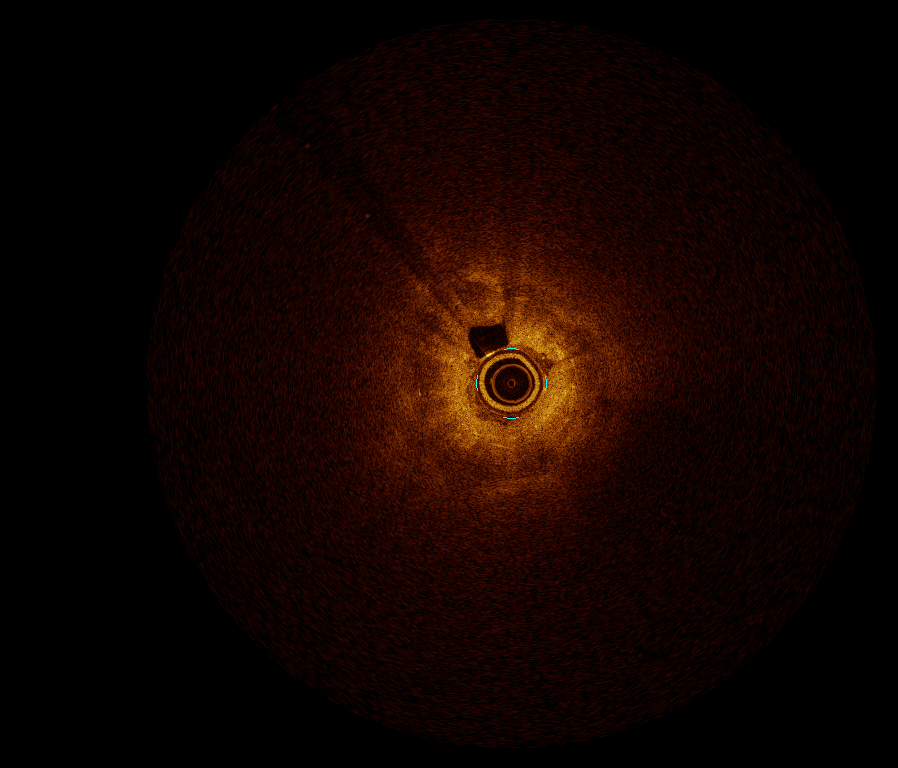
#> input picture DataImage/1/1.png, 898 x 768 px, found by its file name
$ python origin.py
#> lines starting #> are read from the running program, lines starting #| are printed output that depends on the picture
'''
将图像通过极坐标转为横向的算法
'''
import numpy as np
import math
import cv2

# ----- 全局参数
# PAI值
PI = math.pi
# 设置输入图像固定尺寸（必要）
HEIGHT, WIDTH = 898,768
# 输入图像圆的半径，一般是宽高一半
CIRCLE_RADIUS = int(365)
# 圆心坐标
CIRCLE_CENTER = [511, 383]
# 极坐标转换后图像的高，可自己设置
LINE_HEIGHT = int(CIRCLE_RADIUS)
# 极坐标转换后图像的宽，一般是原来圆形的周长
LINE_WIDTH = int(CIRCLE_RADIUS * PI)#貌似不能*2


# ----- 将圆环变为矩形
def create_line_image(img):
    # 建立展开后的图像
    line_image = np.zeros((LINE_HEIGHT, LINE_WIDTH, 3), dtype=np.uint8)
    # 按照圆的极坐标赋值
    for row in range(line_image.shape[0]):
        for col in range(line_image.shape[1]):
            # 角度，最后的-0.1是用于优化结果，可以自行调整
            theta = PI * 2 / LINE_WIDTH * (col + 1)
            # 半径，减1防止超界
            rho = CIRCLE_RADIUS - row-1

            x = int(CIRCLE_CENTER[0] + rho * math.cos(theta) + 0.0)
            y = int(CIRCLE_CENTER[1] - rho * math.sin(theta) + 0.0)

            # 检查坐标是否在图像内
            #if 0 <= x < img.shape[1] and 0 <= y < img.shape[0]:
            line_image[row, col, :] = img[y, x, :]
    # 如果想改变输出图像方向，旋转就行了
    # line_image = cv2.rotate(line_image, cv2.ROTATE_90_CLOCKWISE)
    return line_image


# ----- 主程序
def main(imgpath):
    # 读取图像
#> called with imgpath = './DataImage/3/1.png'
    image_path = imgpath
    img = cv2.imread(image_path)
#> img is the input picture: shape (768, 898, 3); mean B, G, R 0.3, 4.1, 17.6
    if img is None:
        print("please check image path")
        return
    # 图像重置为固定大小
    #img = cv2.resize(img, (HEIGHT, WIDTH))
    print(img.shape)
#| (768, 898, 3)

    # 展示原图
    cv2.imshow("src", img)
    output = create_line_image(img)
#> after the loop in create_line_image, `for row in range(line_image.shape[0]):`:
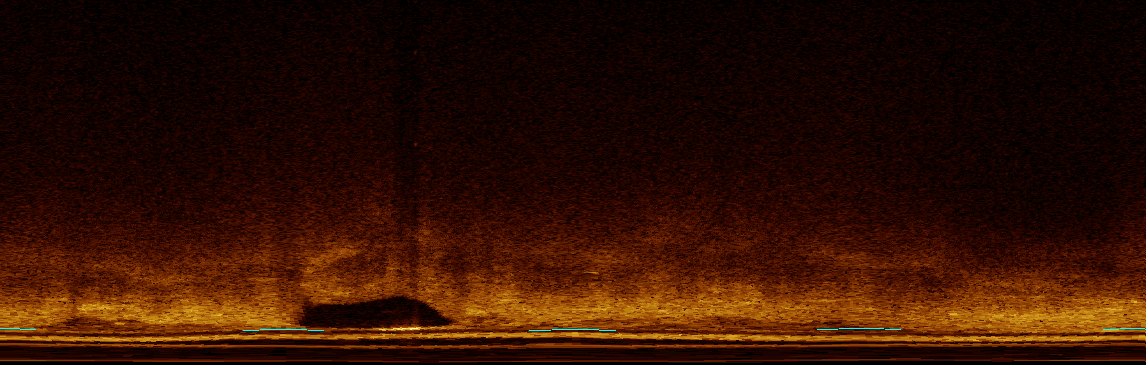
#> line_image: shape (365, 1146, 3); mean B, G, R 1.5, 16.3, 48.6
    # 展示结果
    cv2.imshow("dst", output)
    print(output.shape)
#| (365, 1146, 3)
    cv2.waitKey()
    cv2.destroyAllWindows()
    #设置输出路径
    saveFile="./DataImage/3/1o.png"
    cv2.imwrite(saveFile,output)

if __name__ == '__main__':
    # 输入图像路径
    imgpath = "./DataImage/3/1.png"
    main(imgpath)

$ run again, with DataImage/1/2.png copied over DataImage/1/1.png
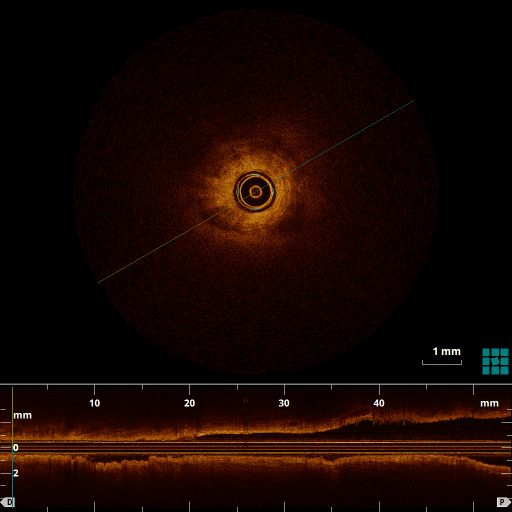
#> input picture DataImage/1/2.png, 1024 x 1024 px, found by its file name (shown at 1/2 size)
#> in main, img is the input picture: shape (1024, 1024, 3); mean B, G, R 1.7, 6.8, 22.4
#| (1024, 1024, 3)
#> after the loop in create_line_image, `for row in range(line_image.shape[0]):`:
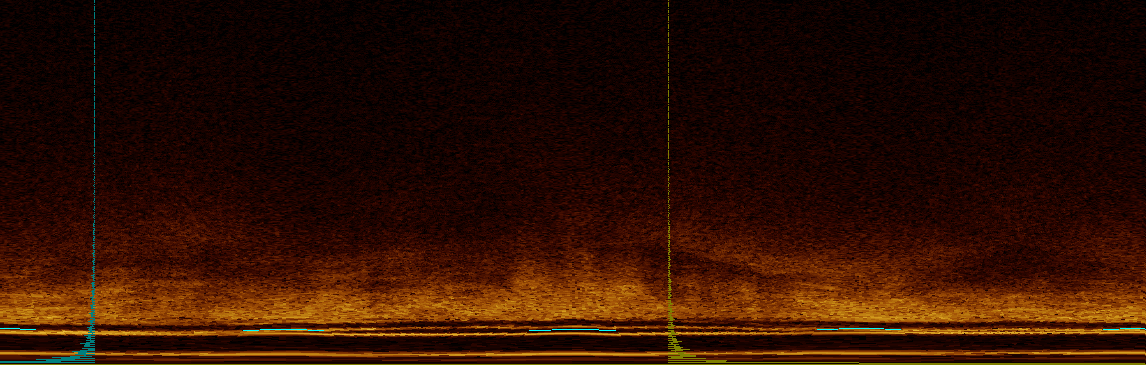
#> line_image: shape (365, 1146, 3); mean B, G, R 1.6, 15.5, 46
#| (365, 1146, 3)
